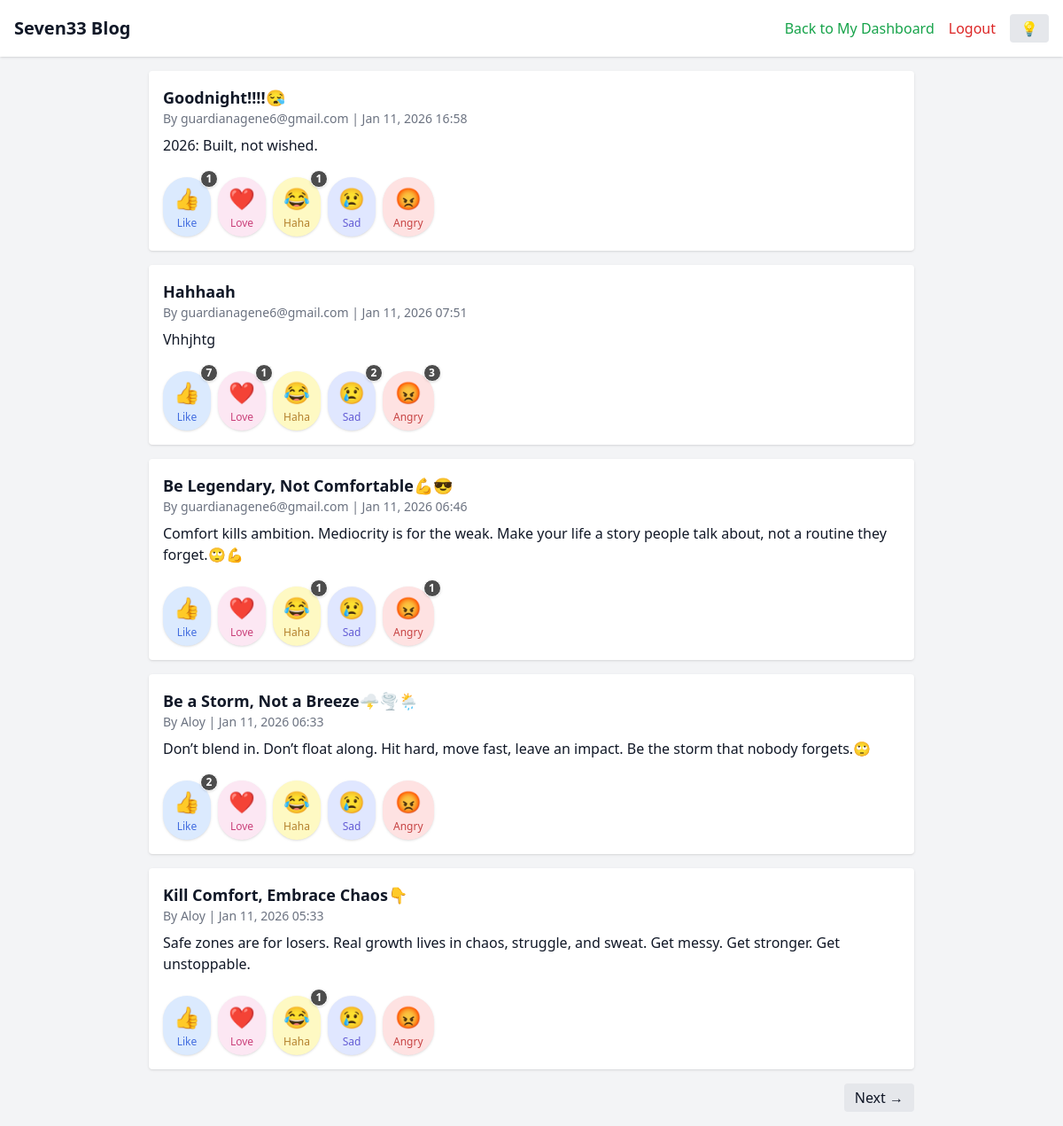
Page /public (signed in) on the committed database.
### app.py (models this page shows)
class Post(db.Model):
    id = db.Column(db.Integer, primary_key=True)
    title = db.Column(db.String(200), nullable=False)
    content = db.Column(db.Text, nullable=False)
    slug = db.Column(db.String(200), unique=True, nullable=False)
    author = db.Column(db.String(80), nullable=False, default="Guest")
    created_at = db.Column(db.DateTime, default=datetime.utcnow)
    approved = db.Column(db.Boolean, default=False)
    tags = db.Column(db.String(200), nullable=True)

### app.py (the view)
@app.route('/')
@app.route('/public')
@app.route('/public/page/<int:page>')
def public_home(page=1):
    per_page = 5
    posts = Post.query.filter_by(approved=True)\
        .order_by(Post.created_at.desc())\
        .paginate(page=page, per_page=per_page, error_out=False)
    user = None
    if session.get('user_id'):
        user = User.query.get(session['user_id'])
    return render_template('home_public.html', posts=posts, user=user)

### templates/home_public.html (shortened to what this page needs)
<!DOCTYPE html>
<html lang="en" class="">
<head>
<script src="https://cdn.tailwindcss.com"></script>
</head>
<body class="bg-gray-100 dark:bg-gray-900 text-gray-900 dark:text-gray-100 transition-colors duration-300">
<header class="flex flex-col sm:flex-row justify-between items-center p-4 bg-white dark:bg-gray-800 shadow">
    <h1 class="text-xl font-bold mb-2 sm:mb-0">Seven33 Blog</h1>
    <div class="flex items-center space-x-4">
        <nav class="flex space-x-4">
            {% if user %}
                <a href="{{ url_for('my_posts') }}" class="text-green-600 dark:text-green-400 hover:underline">Back to My Dashboard</a>
                <a href="{{ url_for('logout') }}" class="text-red-600 dark:text-red-400 hover:underline">Logout</a>
            {% endif %}
        </nav>
        <button id="darkToggle" class="px-3 py-1 bg-gray-200 dark:bg-gray-700 text-gray-800 dark:text-gray-200 rounded hover:bg-gray-300 dark:hover:bg-gray-600 transition">
            💡
        </button>
    </div>
</header>
<div class="max-w-4xl mx-auto p-4">
    {% if posts.items %}
        {% for post in posts.items %}
        <div class="bg-white dark:bg-gray-800 p-4 rounded shadow mb-4 transition-colors duration-300">
            <h2 class="text-lg font-bold">{{ post.title }}</h2>
            <p class="text-sm text-gray-500 dark:text-gray-400 mb-2">
                By {{ post.author }} | {{ post.created_at.strftime('%b %d, %Y %H:%M') }}
            </p>
            <p class="mb-4 line-clamp-3">{{ post.content }}</p>
            <div class="flex space-x-2 mt-2 select-none">
                {% set reaction_emojis = {
                    'like': '👍',
                    'love': '❤️',
                    'haha': '😂',
                    'sad': '😢',
                    'angry': '😡'
                } %}
                {% set reaction_labels = {
                    'like': 'Like',
                    'love': 'Love',
                    'haha': 'Haha',
                    'sad': 'Sad',
                    'angry': 'Angry'
                } %}
                {% set reaction_types = ['like', 'love', 'haha', 'sad', 'angry'] %}
                {% for r in reaction_types %}
                    <button
                        onclick="sendReaction({{ post.id }}, '{{ r }}')"
                        class="group relative flex flex-col items-center justify-center px-3 py-2 rounded-full shadow transition
                            {{ reaction_styles[r] }}
                            focus:outline-none focus:ring-2 focus:ring-offset-2 focus:ring-{{ 'blue' if r == 'like' else r }}-400 scale-100
                            active:scale-90
                            hover:shadow-lg"
                        style="min-width: 48px;"
                        aria-label="{{ reaction_labels[r] }}"
                    >
                        <span class="text-2xl transition-transform duration-150 group-active:scale-110 group-hover:scale-125">
                            {{ reaction_emojis[r] }}
                        </span>
                        <span class="text-xs opacity-80 leading-tight font-medium mt-1 capitalize">
                            {{ reaction_labels[r] }}
                        </span>
                        <span id="count-{{ r }}-{{ post.id }}" class="absolute -top-2 -right-2 bg-black/70 text-white text-xs font-bold rounded-full w-5 h-5 flex items-center justify-center border border-white dark:border-gray-900 shadow
                            {% if post.reactions and post.reactions.filter_by(type=r).count() == 0 %}hidden{% endif %}">
                            {% if post.reactions %}
                                {{ post.reactions.filter_by(type=r).count() }}
                            {% else %}
                                0
                            {% endif %}
                        </span>
                    </button>
                {% endfor %}
            </div>
        </div>
        {% endfor %}
        <div class="flex justify-between mt-4">
            {% if posts.has_next %}
                <a href="{{ url_for('public_home', page=posts.next_num) }}" class="px-3 py-1 bg-gray-200 dark:bg-gray-700 rounded hover:bg-gray-300 dark:hover:bg-gray-600">Next →</a>
            {% else %}
                <span></span>
            {% endif %}
        </div>
    {% else %}
        <p class="text-gray-600 dark:text-gray-400">No posts yet.</p>
    {% endif %}
</div>
</body>
</html>

### rows in the picture
Post: title "Goodnight!!!!😪", author "guardianagene6@gmail.com", created_at "Jan 11, 2026 16:58", content "2026: Built, not wished.", reaction_emojis "👍" "❤️" "😂" "😢" "😡", reaction_labels "Like" "Love" "Haha" "Sad" "Angry", reactions.filter_by "1" "1"
Post: title "Hahhaah", author "guardianagene6@gmail.com", created_at "Jan 11, 2026 07:51", content "Vhhjhtg", reaction_emojis "👍" "❤️" "😂" "😢" "😡", reaction_labels "Like" "Love" "Haha" "Sad" "Angry", reactions.filter_by "7" "1" "2" "3"
Post: title "Be Legendary, Not Comfortable💪😎", author "guardianagene6@gmail.com", created_at "Jan 11, 2026 06:46", content "Comfort kills ambition. Mediocrity is for the weak. Make your life a story people talk about, not a routine they forget.🙄💪", reaction_emojis "👍" "❤️" "😂" "😢" "😡", reaction_labels "Like" "Love" "Haha" "Sad" "Angry", reactions.filter_by "1" "1"
Post: title "Be a Storm, Not a Breeze🌩️🌪️🌦️", author "Aloy", created_at "Jan 11, 2026 06:33", content "Don’t blend in. Don’t float along. Hit hard, move fast, leave an impact. Be the storm that nobody forgets.🙄", reaction_emojis "👍" "❤️" "😂" "😢" "😡", reaction_labels "Like" "Love" "Haha" "Sad" "Angry", reactions.filter_by "2"
Post: title "Kill Comfort, Embrace Chaos👇", author "Aloy", created_at "Jan 11, 2026 05:33", content "Safe zones are for losers. Real growth lives in chaos, struggle, and sweat. Get messy. Get stronger. Get unstoppable.", reaction_emojis "👍" "❤️" "😂" "😢" "😡", reaction_labels "Like" "Love" "Haha" "Sad" "Angry", reactions.filter_by "1"
